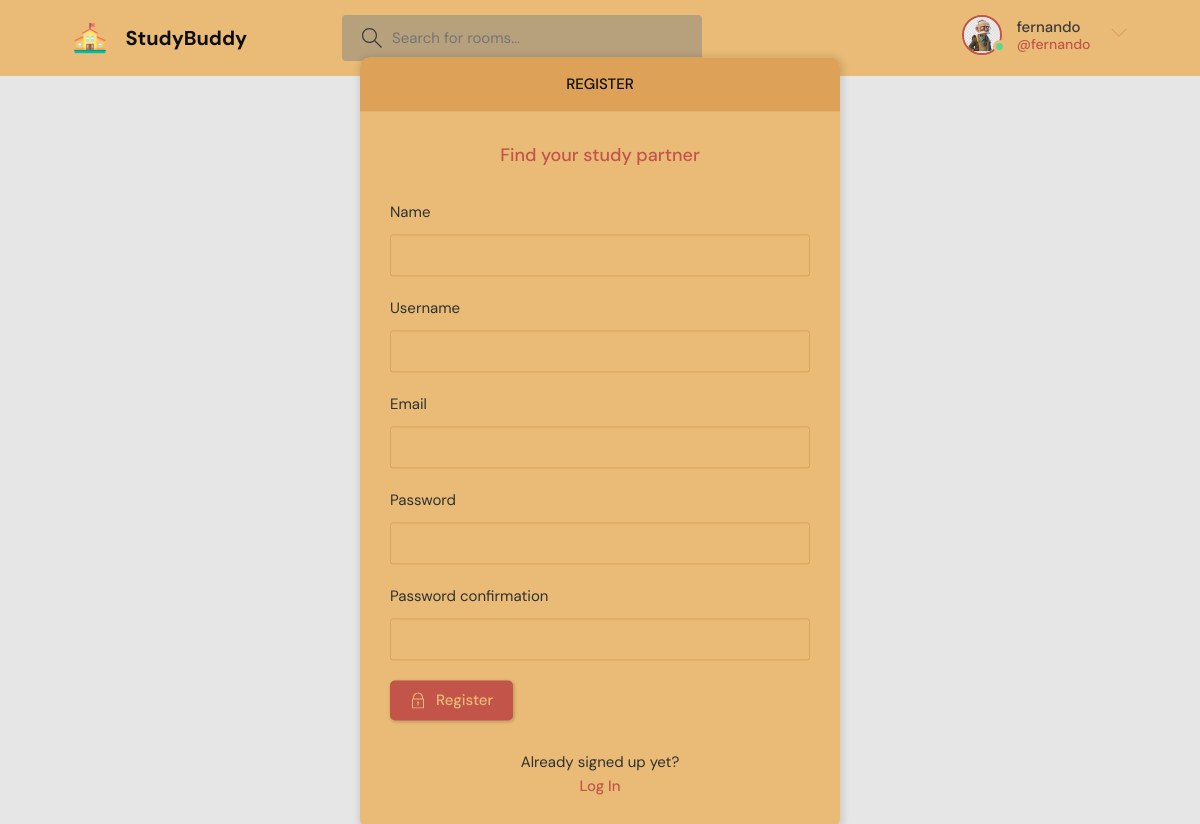
Page /register/ (signed in) on the committed database.
### base/models.py (models this page shows)
class User(AbstractUser):
    name = models.CharField(max_length=200, null=True)
    email = models.EmailField(unique=True ,null=True)
    bio = models.TextField(null=True)
    avatar = models.ImageField(null=True, default="avatar.svg")
    USERNAME_FIELD = 'email'
    REQUIRED_FIELDS = []

### base/views.py (the view, shortened to what this page needs)
# urls.py: path('register/', views.registerUser, name="register"),
def registerUser(request):
    form = MyUserCreationForm()
    context={'form':form}
    return render(request, 'base/login_register.html', context)

### base/forms.py
class MyUserCreationForm(UserCreationForm):
    class Meta:
        model = User
        fields=['name', 'username', 'email', 'password1', 'password2']

### base/templates/base/login_register.html (shortened to what this page needs)
{% extends 'main.html' %}
{% block content %}
    <main class="auth layout">
      {% if page == 'login' %}
      <div class="container">
        <div class="layout__box">
          <div class="layout__boxHeader">
            <div class="layout__boxTitle">
              <h3>Login</h3>
            </div>
          </div>
          <div class="layout__body">
            <h2 class="auth__tagline">Find your study partner</h2>
            <form class="form" action="" method="POST">
              {% csrf_token %}
              <div class="form__group form__group">
                <label for="room_name">Correo</label>
                <input id="username" name="email" type="text" placeholder="e.g. dennis_ivy" />
              </div>
              <div class="form__group">
                <label for="password">Password</label>
                <input
                  id="password"
                  name="password"
                  type="password"
                  placeholder="&bull;&bull;&bull;&bull;&bull;&bull;&bull;&bull;"
                />
              </div>
              <button class="btn btn--main" type="submit">
                <svg
                  version="1.1"
                  xmlns="http://www.w3.org/2000/svg"
                  width="32"
                  height="32"
                  viewBox="0 0 32 32"
                >
                  <title>lock</title>
                  <path
                    d="M27 12h-1v-2c0-5.514-4.486-10-10-10s-10 4.486-10 10v2h-1c-0.553 0-1 0.447-1 1v18c0 0.553 0.447 1 1 1h22c0.553 0 1-0.447 1-1v-18c0-0.553-0.447-1-1-1zM8 10c0-4.411 3.589-8 8-8s8 3.589 8 8v2h-16v-2zM26 30h-20v-16h20v16z"
                  ></path>
                  <path
                    d="M15 21.694v4.306h2v-4.306c0.587-0.348 1-0.961 1-1.694 0-1.105-0.895-2-2-2s-2 0.895-2 2c0 0.732 0.413 1.345 1 1.694z"
                  ></path>
                </svg>
                Login
              </button>
            </form>
            <div class="auth__action">
              <p>Haven't signed up yet?</p>
              <a href="{% url 'register' %}" class="btn btn--link">Sign Up</a>
            </div>
          </div>
        </div>
      </div>
      {% else %}
      <div class="container">
        <div class="layout__box">
          <div class="layout__boxHeader">
            <div class="layout__boxTitle">
              <h3>Register</h3>
            </div>
          </div>
          <div class="layout__body">
            <h2 class="auth__tagline">Find your study partner</h2>
            <form class="form" action="" method="POST">
              {% for field in form %}
              <div class="form__group form__group">
                <label for="room_name">{{field.label}}</label>
                {{field}}
              </div>
              {% endfor %}
              <button class="btn btn--main" type="submit">
                Register
              </button>
            </form>
            <div class="auth__action">
              <p>Already signed up yet?</p>
              <a href="{% url 'login' %}" class="btn btn--link">Log In</a>
            </div>
          </div>
        </div>
      </div>
      {% endif %}
    </main>
    {% endblock %}

### templates/navbar.html (shortened to what this page needs)
{% load static %}
<header class="header header--loggedIn">
    <div class="container">
      <a href="{% url 'home' %}" class="header__logo">
        <img src="{% static 'images/logo.png' %}" />
        <h1>StudyBuddy</h1>
      </a>
      <form method='GET' action="{% url 'home' %}" class="header__search">
        <label>
          <input name='q' placeholder="Search for rooms..." />
        </label>
      </form>
      <nav class="header__menu">
        {% if request.user.is_authenticated %}
        <div class="header__user">
          <a href="{% url 'update-user' %}">
            <div class="avatar avatar--medium active">
              <img src="{{request.user.avatar.url}}" />
            </div>
            <p>{{request.user.username}} <span>@{{request.user.username}}</span></p>
          </a>
          <button class="dropdown-button">
            <svg version="1.1" xmlns="http://www.w3.org/2000/svg" width="32" height="32" viewBox="0 0 32 32">
              <title>chevron-down</title>
              <path d="M16 21l-13-13h-3l16 16 16-16h-3l-13 13z"></path>
            </svg>
          </button>
        </div>
        {% else %}
        <a href="{% url 'login' %}">
          <img src="{% static 'images/avatar.svg' %}"/>
          <p>Login</p>
        </a>
        {% endif %}
      </nav>
    </div>
  </header>

### rows in the picture
User: user.avatar (picture), user.username "fernando"

### other values in the picture
{{ field.label }} "Name" "Username" "Email" "Password" "Password confirmation"
